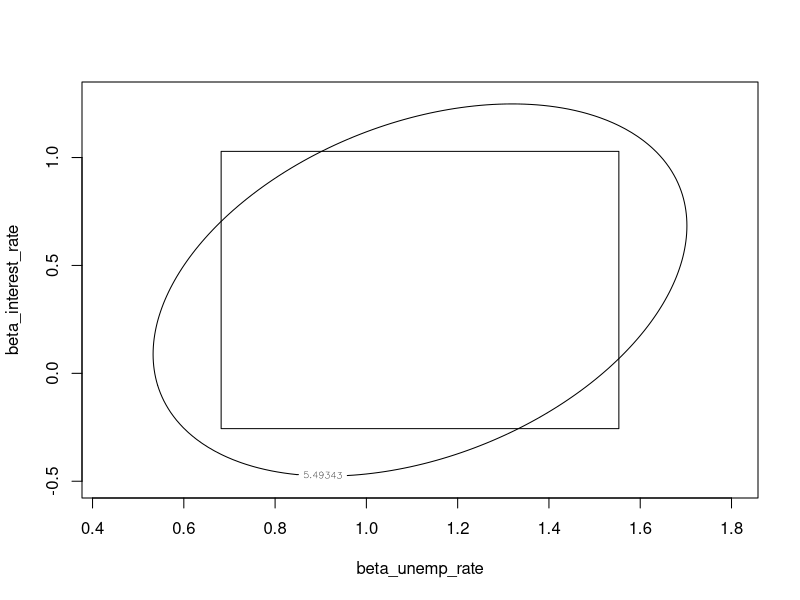

Generate this figure with R:
## ---- chunk 1
sold = c(5.5, 5.9, 6.5, 5.9, 8.0, 9.0, 10.0, 10.8)
cost = c(7.2, 10, 9, 5.5, 9, 9.8, 14.5, 8.0)
unemp = c(8.7, 9.4, 10, 9, 12, 11, 12, 13.7)
intRate = c(5.5, 4.4, 4, 7, 5, 6.2, 5.8, 3.9)

data = data.frame(carsSold = sold, cost = cost, unempRate = unemp, intRate = intRate)

## ---- chunk 2
x = cbind(rep(1, length(data)), data$cost, data$unempRate, data$intRate)
y = data$carsSold
n = dim(x)[1]
p = dim(x)[2]
(b = solve(t(x) %*% x, t(x) %*% y))

e = y - x %*% b
SSRes = sum(e^2)
(s2 = SSRes/(n-p))

## ---- chunk 3
c = solve(t(x) %*% x)
alpha = 0.05
df = n-p
ta = qt(1-alpha/2, df = df)

(b0CI = b[1] + c(-1, 1) * ta * sqrt(s2*c[1,1]))
(b1CI = b[2] + c(-1, 1) * ta * sqrt(s2*c[2,2]))
(b2CI = b[3] + c(-1, 1) * ta * sqrt(s2*c[3,3]))
(b3CI = b[4] + c(-1, 1) * ta * sqrt(s2*c[4,4]))

## ---- chunk 4
xst = c(1, 12, 8, 3.5)
(yst = t(xst) %*% b)

yst[1] + c(-1, 1) * qt(0.975, df) * sqrt(s2) * sqrt(1 + (t(xst) %*% c %*% xst)[1])

## ---- chunk 5
n <- dim(x)[1]
c_ = matrix(c(c[3,3], c[3,4], c[4,3], c[4,4]), c(2,2))

b0 <- seq(b2CI[1]-0.25, b2CI[2]+0.25,length=100)
b1 <- seq(b3CI[1]-0.25, b3CI[2]+0.25,length=100)
f <- function(beta0, beta1) {
  f.out <- rep(0, length(beta0))
  for (i in 1:length(beta0)) {
    beta <- matrix(c(beta0[i], beta1[i]), 2, 1)
    f.out[i] <- t(matrix(c(b[3], b[4]), 2, 1) - beta) %*% solve(c_) %*% (matrix(c(b[3], b[4]), 2, 1) - beta)
  }
  return(f.out)
}
z <- outer(b0, b1, f)
contour(b0, b1, z, levels=2*s2*qf(0.95, 2, n-p),
xlab='beta_unemp_rate', ylab='beta_interest_rate')

rect(b2CI[1], b3CI[1], b2CI[2], b3CI[2])


